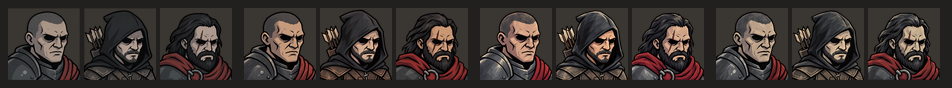
#> input picture src/assets/art/faces/source/gpt_ch1_st2_human_20261009/comparison_small.png, 952 x 88 px, given in place of 1201.png, which was not available
$ python compare.py
#> lines starting #> are read from the running program, lines starting #| are printed output that depends on the picture; pictures that were not available may be replaced by others from this repository, and a replacement may not be noted
# -*- coding: utf-8 -*-
"""현행 1201~1203 과 out/<ver>/<id>.png 를 나란히 놓고 실루엣 일치도(알파 마스크 IoU)를 잰다.

python compare.py   ->  comparison.png (행 = 몬스터 · 열 = 현행 | v1 | v2 | v3)
                        silhouette.png (현행 외곽선을 빨강으로 새 그림 위에 겹친 판)
"""
from pathlib import Path

import numpy as np
from PIL import Image, ImageDraw, ImageFilter

HERE = Path(__file__).resolve().parent
FACES = HERE.parent
IDS = ['1201', '1202', '1203']
VERS = ['v1', 'v2', 'v3']
S = 384
PAD = 12
BG = (214, 210, 202, 255)


def load(p):
    im = Image.open(p).convert('RGBA')
    return im.resize((512, 512), Image.LANCZOS) if im.size != (512, 512) else im


def mask(im):
    return np.array(im)[:, :, 3] > 40


def on_bg(im):
    base = Image.new('RGBA', im.size, BG)
    base.alpha_composite(im)
    return base.resize((S, S), Image.LANCZOS)


def outline(m):
    e = Image.fromarray((m * 255).astype(np.uint8)).filter(ImageFilter.FIND_EDGES)
    return np.array(e.filter(ImageFilter.MaxFilter(3))) > 0


def main():
    cols = ['now'] + VERS
    W = len(cols) * (S + PAD) + PAD
    H = len(IDS) * (S + PAD) + PAD + 28
    sheet = Image.new('RGBA', (W, H), (40, 40, 44, 255))
    sil = Image.new('RGBA', (W, H), (40, 40, 44, 255))
    d1, d2 = ImageDraw.Draw(sheet), ImageDraw.Draw(sil)
    for c, name in enumerate(cols):
        for d in (d1, d2):
            d.text((PAD + c * (S + PAD) + 6, 8), name, fill=(240, 240, 240, 255))
    print('%-6s %s' % ('id', '  '.join('%-14s' % v for v in VERS)))
    for r, idx in enumerate(IDS):
        cur = load(FACES / f'ready/monster/{idx}.png')
#> in load, `return im.resize((512, 512), Image.LANCZOS) if im.size != (512, 512) e..`:
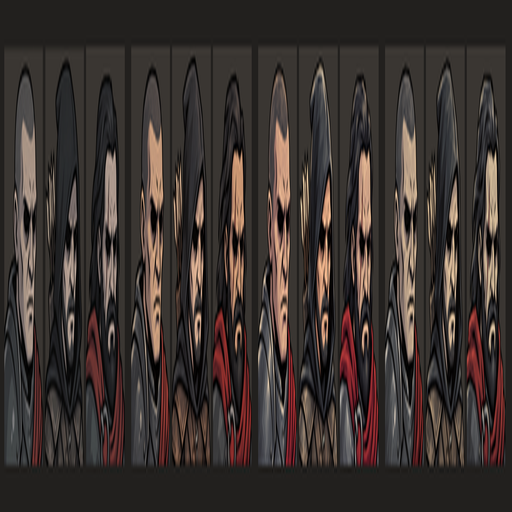
#> returned value: PIL image 512x512 RGBA; mean R, G, B, A 58.8, 50.6, 47.4, 255
        mc = mask(cur)
#> in mask, `return np.array(im)[:, :, 3] > 40`: returned value: shape (512, 512) bool; every value is 1
        y = 28 + PAD + r * (S + PAD)
        sheet.paste(on_bg(cur), (PAD, y))
#> in on_bg, `base = Image.new('RGBA', im.size, BG)`:
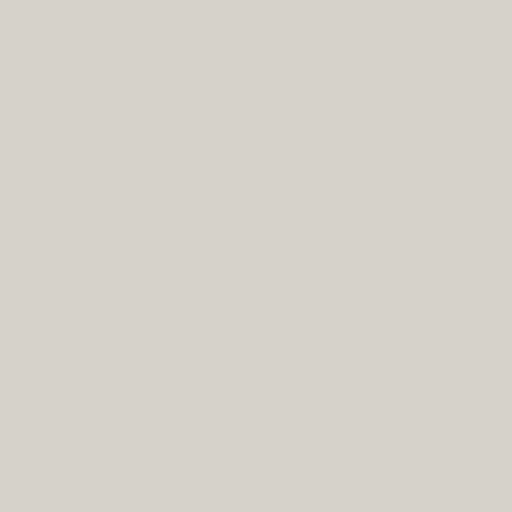
#> base: PIL image 512x512 RGBA; mean R, G, B, A 214, 210, 202, 255
#> in on_bg, `return base.resize((S, S), Image.LANCZOS)`:
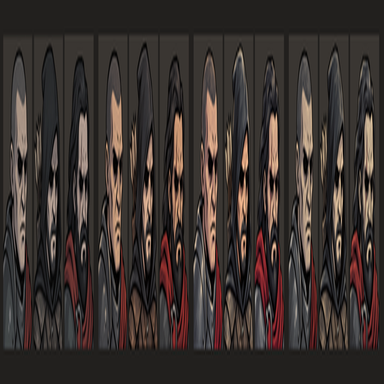
#> returned value: PIL image 384x384 RGBA; mean R, G, B, A 58.8, 50.6, 47.4, 255
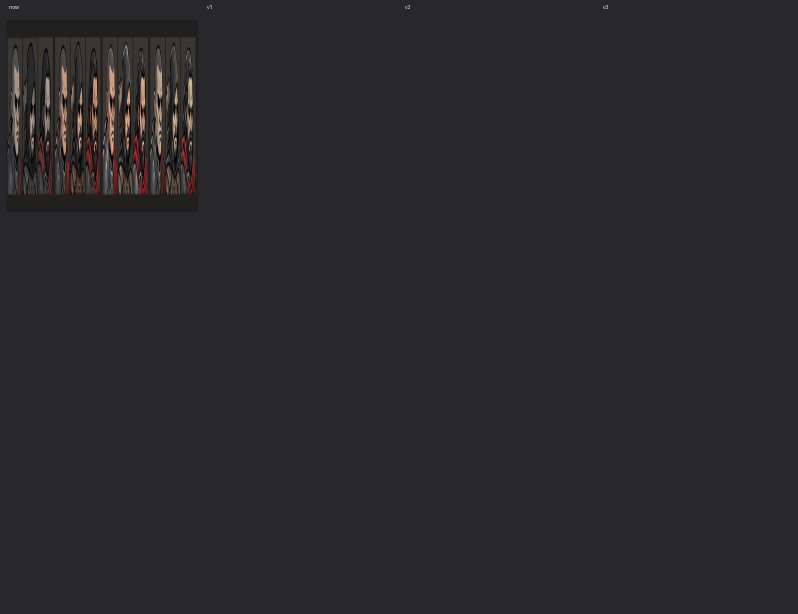
#> sheet: PIL image 1596x1228 RGBA (shown at 1/2 size); mean R, G, B, A 41.4, 40.8, 44.3, 255
        sil.paste(on_bg(cur), (PAD, y))
        row = []
        for c, ver in enumerate(VERS, 1):
            p = HERE / 'out' / ver / f'{idx}.png'
            x = PAD + c * (S + PAD)
            if not p.exists():
                row.append('missing')
                continue
            new = load(p)
            mn = mask(new)
            iou = (mc & mn).sum() / max(1, (mc | mn).sum()) * 100
            transparent = (np.array(new)[:, :, 3] < 250).mean() * 100
            row.append('IoU %3.0f%% a%2.0f' % (iou, transparent))
            sheet.paste(on_bg(new), (x, y))
            ov = np.array(on_bg(new).resize((512, 512)))
            ov[outline(mc)] = (220, 40, 40, 255)
            sil.paste(Image.fromarray(ov).resize((S, S), Image.LANCZOS), (x, y))
            d1.text((x + 6, y + S - 18), 'IoU %.0f%%' % iou, fill=(20, 20, 20, 255))
        print('%-6s %s' % (idx, '  '.join('%-14s' % s for s in row)))
    sheet.convert('RGB').save(HERE / 'comparison.png')
    sil.convert('RGB').save(HERE / 'silhouette.png')
    print('a = % of pixels not fully opaque (0 -> background was not made transparent)')


if __name__ == '__main__':
#> (the run stopped early here; a loop or call above may not have finished)
